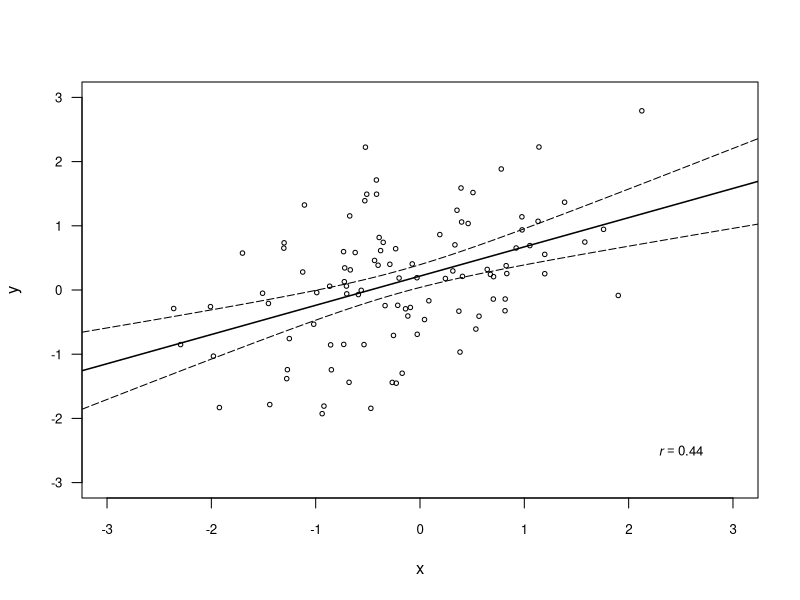

R code for this plot:
## ---- chunk 1
knitr::opts_chunk$set(echo = TRUE)
## ---- chunk 2
set.seed(242)       # set custom seed for reproducible results
x=rnorm(100)        # generate random normally distributed variable x with 100 observations 
y=0.2*x+rnorm(100)  # generate random normally distributed variable y with 100 observations that covaries with x

apa.coef <- function(coef,gt1=T,digits=2) { # function for reporting results according to APA conventions
  if (gt1==T) {
    coef=format(coef,digits=2,nsmall=2)
  } else if (gt1==F) {
    coef=sub('0.','.',format(coef,digits=digits,nsmall=digits))
  }
  return(coef)
}
slm=summary(lm(y~x)) # summary of linear regression model
# slope for reporting
slope  = apa.coef(slm$coefficients[2,1])
# standard error for reporting
SE     = apa.coef(slm$coefficients[2,2])
# t-value for reporting
tval   = apa.coef(slm$coefficients[2,3])
# p-value for reporting, either for >= .001 or for < .001
if (slm$coefficients[2,4]>=.001) { pval = paste0("= ",apa.coef(slm$coefficients[2,4],gt1=F,digits=3)) } else { pval = "< .001" }
# classification of p-value
if (slm$coefficients[2,4] < .05) { psig="significantly"} else {psig="nonsignificantly"}
# adjusted R-square for reporting
rsq    = apa.coef(slm$r.squared,gt1=F,digits=2)
## ---- chunk 3
descriptives <- function(variable,normality.test=T) {
  M=mean(variable)
  SD=sd(variable)
  if (normality.test==T) {
    SW.p=shapiro.test(variable)$p
    if (SW.p > .20) {
      normal="normally"
    } else {
      normal="non-normally"
    }
  } else {
    SW.p = NULL
    normal=""
  }
  return(list(mean=M,sd=SD,normal=normal,p.normal=SW.p))
}
## ---- chunk 4
plot(x,y,xlim=c(-3,3),ylim=c(-3,3),cex=.6,cex.axis=.8,las=1) # change las to 0 and see what happens to the plot
abline(lm(y~x),lwd=1.5)
text(2.5,-2.5,bquote(italic(r)==.(round(cor(x,y),2))),cex=.8)
newx=seq(par('usr')[1],par('usr')[2],by=.01)
p=predict(lm(y~x),data.frame(x=newx),interval='confidence')
lines(newx,p[,2],lty=5)
lines(newx,p[,3],lty=5)
